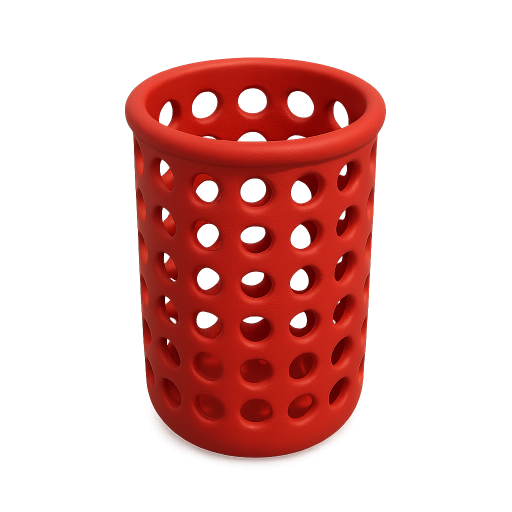
#> input picture robot_learning_ws/src/robot_hoh/demonstration/assets/basket_02.png, 1024 x 1024 px (shown at 1/2 size)
$ python convert_stl.py
#> lines starting #> are read from the running program, lines starting #| are printed output that depends on the picture
from PIL import Image
import numpy as np
import trimesh
import os

# Path to your image and output STL file
image_path = "../assets/basket_02.png"
output_path = "../assets/basket_02.stl"

# Load image and preprocess
img = Image.open(image_path).convert("L")
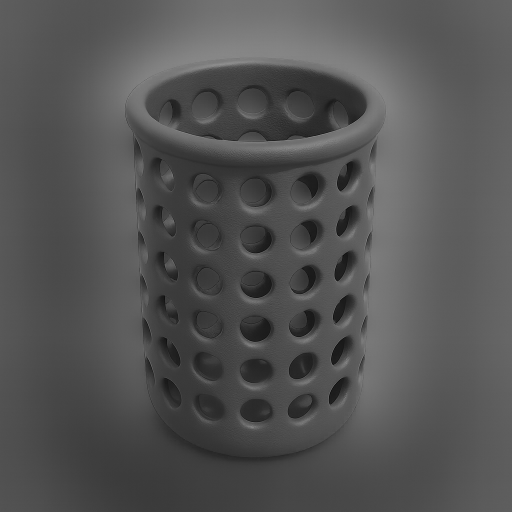
#> img: PIL image 1024x1024 L (shown at 1/2 size); min 3, max 151, mean 83.7
img = img.resize((128, 128))  # Smaller grid for performance
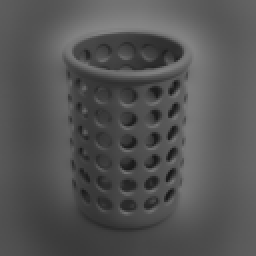
#> img: PIL image 128x128 L (shown 2 times larger); min 23, max 135, mean 83.7
img_array = np.array(img) / 255.0  # Normalize to 0-1

# Create a heightmap surface mesh
height_scale = 0.02  # 2cm max height
X, Y = np.meshgrid(np.linspace(-0.04, 0.04, img_array.shape[1]),
                   np.linspace(-0.04, 0.04, img_array.shape[0]))
Z = img_array * height_scale
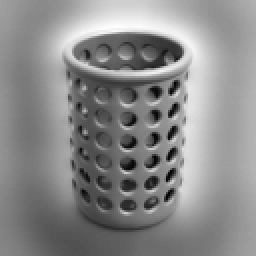
#> Z: shape (128, 128) float64 (shown 2 times larger); min 0.0018, max 0.0106, mean 0.00656; drawn with min black and max white

# Build vertices and faces
vertices = np.column_stack((X.flatten(), Y.flatten(), Z.flatten()))
faces = []
rows, cols = img_array.shape
#> rows = 128; cols = 128
for i in range(rows - 1):
    for j in range(cols - 1):
        idx = i * cols + j
        faces.append([idx, idx + 1, idx + cols])
        faces.append([idx + 1, idx + cols + 1, idx + cols])

#> (the run stopped early here; a loop or call above may not have finished)
